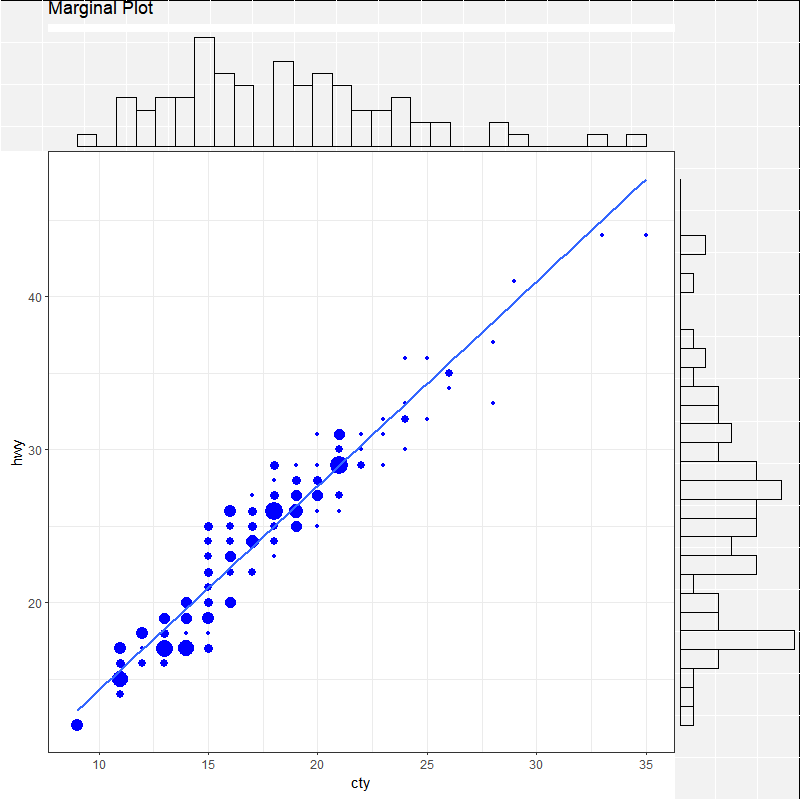

The R source for this figure:
### MARGINAL HISTOGRAM, BOX PLOT & DENSITY PLOTS ###

# Import ggplot2 package
library(ggplot2)        

# Import ggExtra package
library(ggExtra)                                                

# Pre-set the black and white theme
theme_set(theme_bw())                                     

# Name and read the data set file
df <- read.csv()                                                

gg <- ggplot(df,                                                # name the plot and load data set
             aes(x = ,                                          # set the x variable
                 y = )) +                                       # set the y variable
  geom_count(col = "",                                          # set the points color 
             show.legend = F) +                                 # set the legend display (T or F)
  geom_smooth(method = "lm",                                    # set the smoothing line
              se = F) +                                         # set the confidence intervals (T or F)
  labs(title = )                                                # type in the plot title

# plot(ggMarginal(gg, type = "histogram", fill="transparent"))   # select in case of histogram
# plot(ggMarginal(g, type = "boxplot", fill="transparent"))      # select in case of boxplot
# plot(ggMarginal(g, type = "density", fill="transparent"))      # select in case of density

# EXAMPLE

library(ggplot2)
library(ggExtra)
theme_set(theme_bw())
df <- mpg

gg <- ggplot(data = df,
             aes(x = cty, 
                 y = hwy)) + 
  geom_count(col = "blue", 
             show.legend = F) + 
  geom_smooth(method = "lm", 
              se = F) +
  labs(title = "Marginal Plot")

plot(ggMarginal(gg, type = "histogram", fill = "transparent"))
#plot(ggMarginal(g, type = "boxplot", fill="transparent"))
#plot(ggMarginal(g, type = "density", fill="transparent"))
